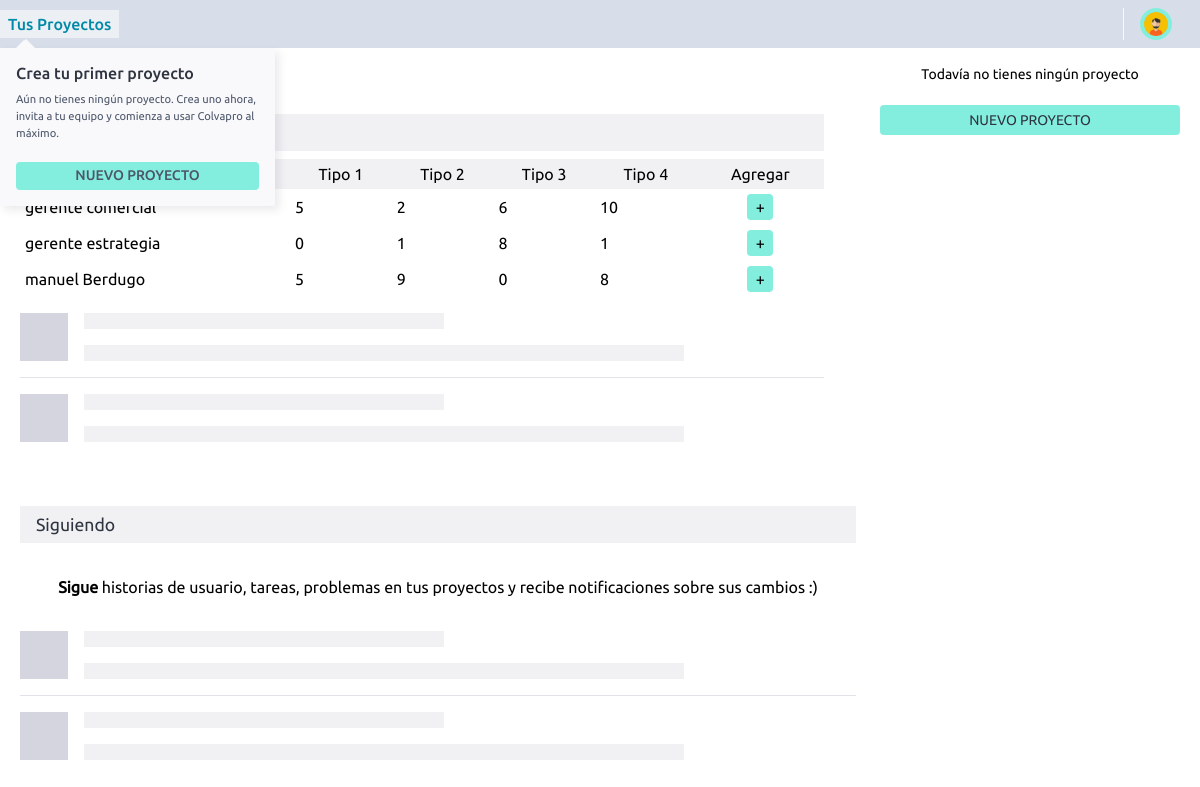
/project/administrator, run on an earlier commit of the app's database.
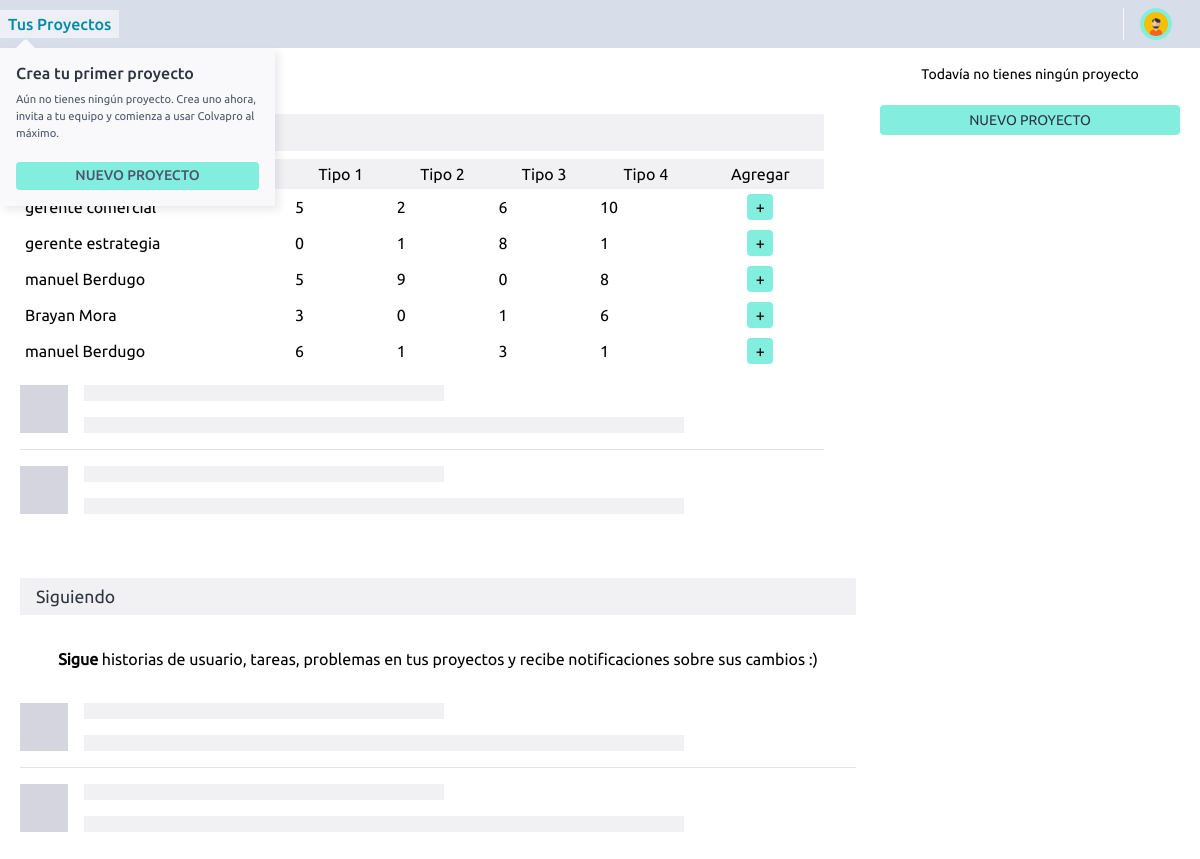
And on a later commit of the database.
### gestor/models.py (models this page shows)
class Usuario(models.Model):
    usuario = models.ForeignKey(User, on_delete=models.CASCADE)
    ROLES = (
        ('administrador', 'Administrador'),
        ('gerente', 'Gerente'),
        ('miembro', 'Miembro'),
    )
    rol = models.CharField(max_length=20, choices=ROLES)
    equipos = models.ManyToManyField('Equipo', related_name='miembros')

### gestor/views.py (the view)
# urls.py: path('project/administrator',inicio_administrador,name='inicio_administrator'),
def inicio_administrador(request):
    usuarios = Usuario.objects.select_related('usuario').filter(rol='gerente')
    tipos_proyecto = ['Tipo I', 'Tipo II', 'Tipo III', 'Tipo IV']  # Lista de tipos de proyecto
    proyectos_por_usuario = {}
    for usuario in usuarios:
        proyectos_por_usuario[usuario] = {
            'tipo1': random.randint(0, 10),
            'tipo2': random.randint(0, 10),
            'tipo3': random.randint(0, 10),
            'tipo4': random.randint(0, 10),
        }
    context = {
        'proyectos_por_usuario': proyectos_por_usuario,
        'tipos_proyecto': tipos_proyecto,
    }
    return render(request, './user/inicio_administrador.html', context)

### templates/user/inicio_administrador.html (shortened to what the changed rows need)
<!DOCTYPE html>
<html lang="es">
<head>
    {% load static %}
    <link rel="stylesheet" href="{% static './css/theme-taiga.css' %}">
</head>
<body>
    <div ng-if="!errorHandling.showingError">
        <div ng-view="" class="master">
            <div class="home-wrapper centered">
                <div class="duty-summary">
                    <h1>Tablero de Proyectos</h1>
                    <tg-working-on class="dashboard-container">
                        <section class="working-on-container">
                            <header>
                                <h2 class="title-bar working-on-title">Trabajando en</h2>
                            </header>
                            <div ng-if="vm.assignedTo != undefined &amp;&amp; vm.assignedTo.size === 0"
                                class="working-on-empty">
                                <div class="contable">
                                    <table class="tableType">
                                    <thead>
                                        <tr>
                                            <th>Nombre</th>
                                            <th>Tipo 1</th>
                                            <th>Tipo 2</th>
                                            <th>Tipo 3</th>
                                            <th>Tipo 4</th>
                                            <th>Agregar</th>
                                        </tr>
                                    </thead>
                                    <tbody>
                                        {% for usuario, proyectos_por_tipo in proyectos_por_usuario.items %}
                                        <tr>
                                            <td>{{ usuario.usuario.first_name }} {{ usuario.usuario.last_name }}</td>
                                            <td>{{ proyectos_por_tipo.tipo1 }}</td>
                                            <td>{{ proyectos_por_tipo.tipo2 }}</td>
                                            <td>{{ proyectos_por_tipo.tipo3 }}</td>
                                            <td>{{ proyectos_por_tipo.tipo4 }}</td>
                                            <td class="conAdd"><button class="tableType-btn">+</button></td>
                                        </tr>
                                        {% endfor %}
                                    </tbody>
                                </table>
                                </div>
                            </div>
                        </section>
                        <section class="watching-container">
                            <header>
                                <h2 class="title-bar watching-title">Siguiendo</h2>
                            </header>
                        </section>
                    </tg-working-on>
                </div>
            </div>
        </div>
    </div>
</body>
</html>

What changed in the data, as far as the page shows it:
added Usuario: usuario.first_name "Brayan", usuario.last_name "Mora", tipo1 "3", tipo2 "0", tipo3 "1", tipo4 "6"
added Usuario: usuario.first_name "manuel", usuario.last_name "Berdugo", tipo1 "6", tipo2 "1", tipo3 "3", tipo4 "1"
